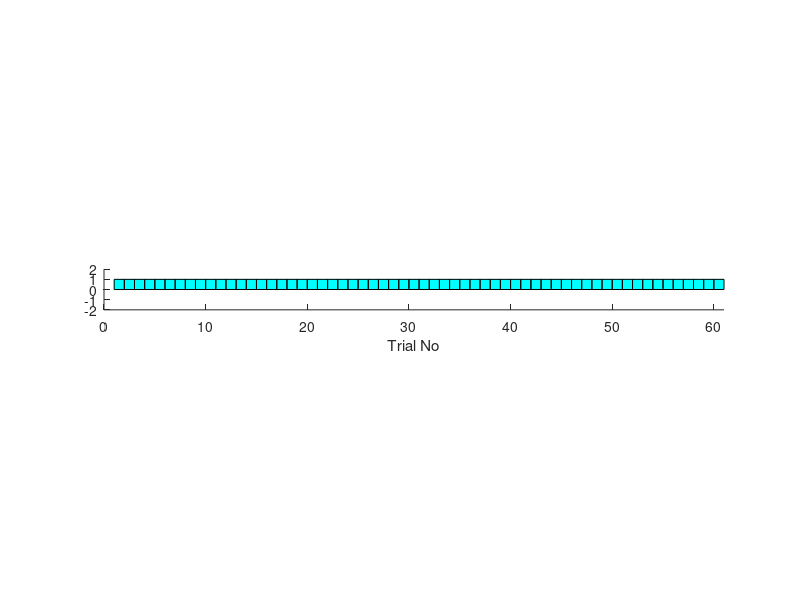

Source code (MATLAB):
% Generate some simple X value data, where each X is the X value starting from the
% lower left of the rectangle, in a clockwise fashion around the edges of
% rectangle.

X1(:,1) = 1:1:60; X2(:,1) = 1:1:60;
X3(:,1) = X1+1;
X4(:,1) = X1+1;

% Rotate the X vectors into rows. 

X1_r = X1(:)';   
X2_r = X2(:)';
X3_r = X3(:)';    
X4_r = X4(:)';

X = [X1_r; X2_r; X3_r; X4_r];
Y =[zeros(size(X1_r));      1+zeros(size(X2_r)); ...
    1+zeros(size(X3_r));    zeros(size(X4_r))];  

patch(X, Y, 'c');
axis equal;
xlim([0, 61]);
ylim([-2, 2]);
xlabel('Trial No');
